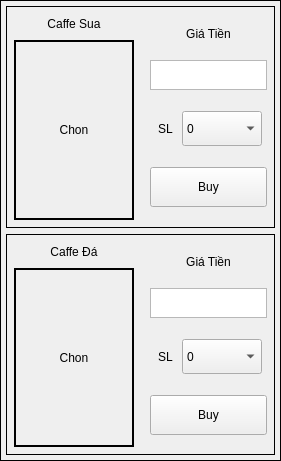
     <widget class="QFrame" name="verticalFrame">
      <property name="geometry">
       <rect>
        <x>20</x>
        <y>40</y>
        <width>281</width>
        <height>461</height>
       </rect>
      </property>
      <property name="frameShape">
       <enum>QFrame::Box</enum>
      </property>
      <layout class="QVBoxLayout" name="verticalLayout">
       <property name="leftMargin">
        <number>5</number>
       </property>
       <property name="topMargin">
        <number>5</number>
       </property>
       <property name="rightMargin">
        <number>5</number>
       </property>
       <property name="bottomMargin">
        <number>5</number>
       </property>
       <item>
        <widget class="QFrame" name="">
         <property name="frameShape">
          <enum>QFrame::Box</enum>
         </property>
         <layout class="QHBoxLayout" name="horizontalLayout">
          <property name="leftMargin">
           <number>2</number>
          </property>
          <property name="topMargin">
           <number>2</number>
          </property>
          <property name="rightMargin">
           <number>2</number>
          </property>
          <property name="bottomMargin">
           <number>2</number>
          </property>
          <item>
           <layout class="QVBoxLayout" name="verticalLayout_4">
            <property name="leftMargin">
             <number>5</number>
            </property>
            <property name="topMargin">
             <number>5</number>
            </property>
            <property name="rightMargin">
             <number>5</number>
            </property>
            <property name="bottomMargin">
             <number>5</number>
            </property>
            <item>
             <widget class="QLabel" name="nameID1">
              <property name="sizePolicy">
               <sizepolicy hsizetype="Maximum" vsizetype="Maximum">
                <horstretch>0</horstretch>
                <verstretch>0</verstretch>
               </sizepolicy>
              </property>
              <property name="minimumSize">
               <size>
                <width>20</width>
                <height>20</height>
               </size>
              </property>
              <property name="maximumSize">
               <size>
                <width>150</width>
                <height>20</height>
               </size>
              </property>
              <property name="frameShape">
               <enum>QFrame::Box</enum>
              </property>
              <property name="lineWidth">
               <number>0</number>
              </property>
              <property name="text">
               <string>Caffe Sua</string>
              </property>
              <property name="alignment">
               <set>Qt::AlignCenter</set>
              </property>
             </widget>
            </item>
            <item>
             <widget class="QLabel" name="imageID1">
              <property name="sizePolicy">
               <sizepolicy hsizetype="Maximum" vsizetype="Maximum">
                <horstretch>0</horstretch>
                <verstretch>0</verstretch>
               </sizepolicy>
              </property>
              <property name="minimumSize">
               <size>
                <width>120</width>
                <height>120</height>
               </size>
              </property>
              <property name="maximumSize">
               <size>
                <width>150</width>
                <height>250</height>
               </size>
              </property>
              <property name="frameShape">
               <enum>QFrame::Box</enum>
              </property>
              <property name="lineWidth">
               <number>2</number>
              </property>
              <property name="text">
               <string>Chon</string>
              </property>
              <property name="alignment">
               <set>Qt::AlignCenter</set>
              </property>
             </widget>
            </item>
           </layout>
          </item>
          <item>
           <layout class="QVBoxLayout" name="verticalLayout_2">
            <property name="leftMargin">
             <number>5</number>
            </property>
            <property name="topMargin">
             <number>5</number>
            </property>
            <property name="rightMargin">
             <number>5</number>
            </property>
            <property name="bottomMargin">
             <number>5</number>
            </property>
            <item>
             <widget class="QLabel" name="imageAc_4">
              <property name="sizePolicy">
               <sizepolicy hsizetype="Maximum" vsizetype="Maximum">
                <horstretch>0</horstretch>
                <verstretch>0</verstretch>
               </sizepolicy>
              </property>
              <property name="minimumSize">
               <size>
                <width>20</width>
                <height>20</height>
               </size>
              </property>
              <property name="maximumSize">
               <size>
                <width>150</width>
                <height>20</height>
               </size>
              </property>
              <property name="frameShape">
               <enum>QFrame::Box</enum>
              </property>
              <property name="lineWidth">
               <number>0</number>
              </property>
              <property name="text">
               <string>Giá Tiền</string>
              </property>
              <property name="alignment">
               <set>Qt::AlignCenter</set>
              </property>
             </widget>
            </item>
            <item>
             <widget class="QTextEdit" name="totalCoinID1">
              <property name="maximumSize">
               <size>
                <width>16777215</width>
                <height>30</height>
               </size>
              </property>
              <property name="readOnly">
               <bool>true</bool>
              </property>
             </widget>
            </item>
            <item>
             <layout class="QHBoxLayout" name="horizontalLayout_2">
              <property name="leftMargin">
               <number>5</number>
              </property>
              <property name="topMargin">
               <number>5</number>
              </property>
              <property name="rightMargin">
               <number>5</number>
              </property>
              <property name="bottomMargin">
               <number>5</number>
              </property>
              <item>
               <widget class="QLabel" name="imageAc_5">
                <property name="sizePolicy">
                 <sizepolicy hsizetype="Maximum" vsizetype="Maximum">
                  <horstretch>0</horstretch>
                  <verstretch>0</verstretch>
                 </sizepolicy>
                </property>
                <property name="minimumSize">
                 <size>
                  <width>10</width>
                  <height>20</height>
                 </size>
                </property>
                <property name="maximumSize">
                 <size>
                  <width>150</width>
                  <height>250</height>
                 </size>
                </property>
                <property name="frameShape">
                 <enum>QFrame::Box</enum>
                </property>
                <property name="lineWidth">
                 <number>0</number>
                </property>
                <property name="text">
                 <string>SL</string>
                </property>
                <property name="alignment">
                 <set>Qt::AlignCenter</set>
                </property>
               </widget>
              </item>
              <item>
               <widget class="QComboBox" name="numSlID1">
                <property name="sizePolicy">
                 <sizepolicy hsizetype="Preferred" vsizetype="Preferred">
                  <horstretch>0</horstretch>
                  <verstretch>0</verstretch>
                 </sizepolicy>
                </property>
                <property name="minimumSize">
                 <size>
                  <width>80</width>
                  <height>35</height>
                 </size>
                </property>
                <property name="maximumSize">
                 <size>
                  <width>500</width>
                  <height>35</height>
                 </size>
                </property>
                <property name="ID" stdset="0">
                 <number>1</number>
                </property>
                <item>
                 <property name="text">
                  <string>0</string>
                 </property>
                </item>
                <item>
                 <property name="text">
                  <string>1</string>
                 </property>
                </item>
                <item>
                 <property name="text">
                  <string>2</string>
                 </property>
                </item>
               </widget>
              </item>
             </layout>
            </item>
            <item>
             <widget class="QPushButton" name="btnBuyID1">
              <property name="minimumSize">
               <size>
                <width>0</width>
                <height>40</height>
               </size>
              </property>
              <property name="text">
               <string>Buy</string>
              </property>
              <property name="ID" stdset="0">
               <number>1</number>
              </property>
             </widget>
            </item>
           </layout>
          </item>
         </layout>
        </widget>
       </item>
       <item>
        <widget class="QFrame" name="">
         <property name="frameShape">
          <enum>QFrame::Box</enum>
         </property>
         <layout class="QHBoxLayout" name="horizontalLayout_3">
          <property name="leftMargin">
           <number>2</number>
          </property>
          <property name="topMargin">
           <number>2</number>
          </property>
          <property name="rightMargin">
           <number>2</number>
          </property>
          <property name="bottomMargin">
           <number>2</number>
          </property>
          <item>
           <layout class="QVBoxLayout" name="verticalLayout_5">
            <property name="leftMargin">
             <number>5</number>
            </property>
            <property name="topMargin">
             <number>5</number>
            </property>
            <property name="rightMargin">
             <number>5</number>
            </property>
            <property name="bottomMargin">
             <number>5</number>
            </property>
            <item>
             <widget class="QLabel" name="nameID2">
              <property name="sizePolicy">
               <sizepolicy hsizetype="Maximum" vsizetype="Maximum">
                <horstretch>0</horstretch>
                <verstretch>0</verstretch>
               </sizepolicy>
              </property>
              <property name="minimumSize">
               <size>
                <width>20</width>
                <height>20</height>
               </size>
              </property>
              <property name="maximumSize">
               <size>
                <width>150</width>
                <height>20</height>
               </size>
              </property>
              <property name="frameShape">
               <enum>QFrame::Box</enum>
              </property>
              <property name="lineWidth">
               <number>0</number>
              </property>
              <property name="text">
               <string>Caffe Đá</string>
              </property>
              <property name="alignment">
               <set>Qt::AlignCenter</set>
              </property>
             </widget>
            </item>
            <item>
             <widget class="QLabel" name="imageID2">
              <property name="sizePolicy">
               <sizepolicy hsizetype="Maximum" vsizetype="Maximum">
                <horstretch>0</horstretch>
                <verstretch>0</verstretch>
               </sizepolicy>
              </property>
              <property name="minimumSize">
               <size>
                <width>120</width>
                <height>120</height>
               </size>
              </property>
              <property name="maximumSize">
               <size>
                <width>150</width>
                <height>250</height>
               </size>
              </property>
              <property name="frameShape">
               <enum>QFrame::Box</enum>
              </property>
              <property name="lineWidth">
               <number>2</number>
              </property>
              <property name="text">
               <string>Chon</string>
              </property>
              <property name="alignment">
               <set>Qt::AlignCenter</set>
              </property>
             </widget>
            </item>
           </layout>
          </item>
          <item>
           <layout class="QVBoxLayout" name="verticalLayout_6">
            <property name="leftMargin">
             <number>5</number>
            </property>
            <property name="topMargin">
             <number>5</number>
            </property>
            <property name="rightMargin">
             <number>5</number>
            </property>
            <property name="bottomMargin">
             <number>5</number>
            </property>
            <item>
             <widget class="QLabel" name="imageAc_9">
              <property name="sizePolicy">
               <sizepolicy hsizetype="Maximum" vsizetype="Maximum">
                <horstretch>0</horstretch>
                <verstretch>0</verstretch>
               </sizepolicy>
              </property>
              <property name="minimumSize">
               <size>
                <width>20</width>
                <height>20</height>
               </size>
              </property>
              <property name="maximumSize">
               <size>
                <width>150</width>
                <height>20</height>
               </size>
              </property>
              <property name="frameShape">
               <enum>QFrame::Box</enum>
              </property>
              <property name="lineWidth">
               <number>0</number>
              </property>
              <property name="text">
               <string>Giá Tiền</string>
              </property>
              <property name="alignment">
               <set>Qt::AlignCenter</set>
              </property>
             </widget>
            </item>
            <item>
             <widget class="QTextEdit" name="totalCoinID2">
              <property name="maximumSize">
               <size>
                <width>300</width>
                <height>30</height>
               </size>
              </property>
              <property name="readOnly">
               <bool>true</bool>
              </property>
             </widget>
            </item>
            <item>
             <layout class="QHBoxLayout" name="horizontalLayout_4">
              <property name="leftMargin">
               <number>5</number>
              </property>
              <property name="topMargin">
               <number>5</number>
              </property>
              <property name="rightMargin">
               <number>5</number>
              </property>
              <property name="bottomMargin">
               <number>5</number>
              </property>
              <item>
               <widget class="QLabel" name="imageAc_10">
                <property name="sizePolicy">
                 <sizepolicy hsizetype="Maximum" vsizetype="Maximum">
                  <horstretch>0</horstretch>
                  <verstretch>0</verstretch>
                 </sizepolicy>
                </property>
                <property name="minimumSize">
                 <size>
                  <width>10</width>
                  <height>20</height>
                 </size>
                </property>
                <property name="maximumSize">
                 <size>
                  <width>150</width>
                  <height>250</height>
                 </size>
                </property>
                <property name="frameShape">
                 <enum>QFrame::Box</enum>
                </property>
                <property name="lineWidth">
                 <number>0</number>
                </property>
                <property name="text">
                 <string>SL</string>
                </property>
                <property name="alignment">
                 <set>Qt::AlignCenter</set>
                </property>
               </widget>
              </item>
              <item>
               <widget class="QComboBox" name="numSlID2">
                <property name="sizePolicy">
                 <sizepolicy hsizetype="Preferred" vsizetype="Preferred">
                  <horstretch>0</horstretch>
                  <verstretch>0</verstretch>
                 </sizepolicy>
                </property>
                <property name="minimumSize">
                 <size>
                  <width>80</width>
                  <height>35</height>
                 </size>
                </property>
                <property name="maximumSize">
                 <size>
                  <width>500</width>
                  <height>35</height>
                 </size>
                </property>
                <property name="ID" stdset="0">
                 <number>2</number>
                </property>
                <item>
                 <property name="text">
                  <string>0</string>
                 </property>
                </item>
                <item>
                 <property name="text">
                  <string>1</string>
                 </property>
                </item>
                <item>
                 <property name="text">
                  <string>2</string>
                 </property>
                </item>
               </widget>
              </item>
             </layout>
            </item>
            <item>
             <widget class="QPushButton" name="btnBuyID2">
              <property name="minimumSize">
               <size>
                <width>0</width>
                <height>40</height>
               </size>
              </property>
              <property name="text">
               <string>Buy</string>
              </property>
              <property name="ID" stdset="0">
               <number>2</number>
              </property>
             </widget>
            </item>
           </layout>
          </item>
         </layout>
        </widget>
       </item>
      </layout>
     </widget>
